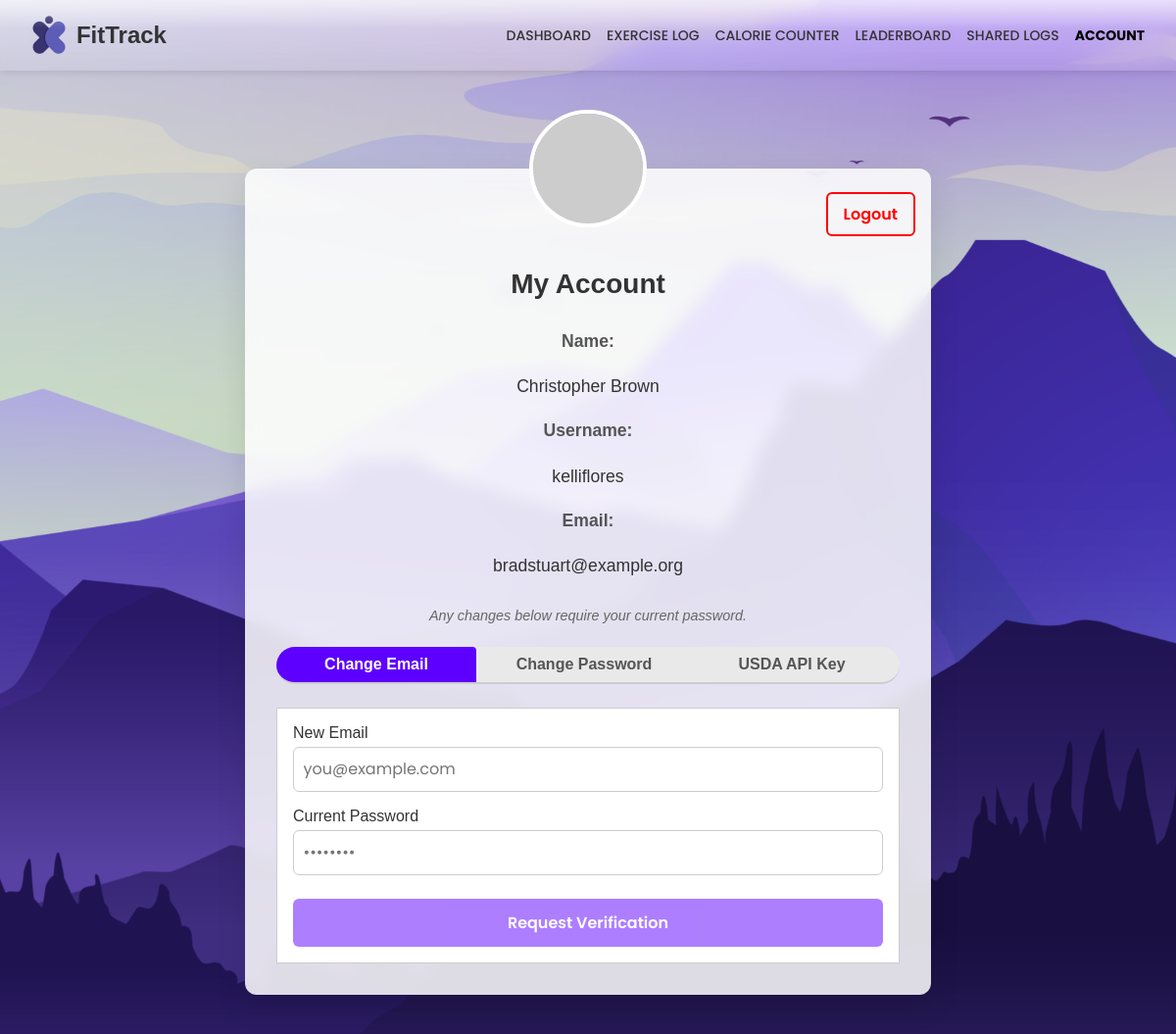
/account (signed in), run on the app's committed database.
### app/models.py (models this page shows)
class User(db.Model):
    __tablename__ = "user"
    id = db.Column(db.Integer, primary_key=True)
    username = db.Column(db.String(100), unique=True, nullable=False)
    full_name = db.Column(db.String(100), nullable=False)
    email = db.Column(db.String(100), unique=True, nullable=False)
    password = db.Column(db.String(100), nullable=False)
    team = db.Column(db.String(100), nullable=True)
    profile_img = db.Column(db.String(255), nullable=True)
    reset_token = db.Column(db.String(100), nullable=True)
    verification_token = db.Column(db.String(100), nullable=True)
    is_verified = db.Column(db.Boolean, default=False)
    email_change_token = db.Column(db.String(64), nullable=True)
    new_email_temp = db.Column(db.String(120), nullable=True)
    usda_api_key = db.Column(
        EncryptedType(
            db.String(128),
            _ENC_KEY,
            AesGcmEngine
        ),
        nullable=True,
        default="DEMO_KEY"
    )
    exercises = db.relationship('Exercise', backref='user', lazy=True)
    exercise_logs = db.relationship('ExerciseLog', backref='user', lazy=True)
    meal_logs = db.relationship('MealLog', backref='user', lazy=True)
    shared_logs = db.relationship('Share',
    foreign_keys='Share.user_id_sender',
    backref='sender',
    lazy=True)

### app/auth.py (the view)
@app.route('/account')
def account():
    if 'user_id' not in session:
        return redirect(url_for('login'))  # Force login if not logged in
    user_id = session['user_id']
    user = User.query.get(user_id)
    return render_template('account.html', user=user)

### app/templates/account.html (shortened to what this page needs)
{% extends "baselogin.html" %}
{% block head %}
  <link rel="stylesheet" href="{{ url_for('static', filename='css/account.css') }}">
{% endblock %}
{% block header %}
  {% include 'header.html' %}
{% endblock %}
{% block content %}
<div class="container-fluid account-page">
  <div class="account-card">
    <form action="{{ url_for('upload_avatar') }}" method="POST" enctype="multipart/form-data" class="avatar-wrapper">
      <label for="avatar-input">
        <img src="{{ url_for('static', filename=user.profile_img or 'images/avatar.webp') }}" alt="Profile avatar" class="avatar">
      </label>
    </form>
    <form action="{{ url_for('logout') }}" method="POST" onsubmit="return confirm('Are you sure you want to log out?')" class="logout-form">
      <button type="submit" class="btn-logout">Logout</button>
    </form>
    <h2 class="account-heading">My Account</h2>
    <div class="account-info">
      <p class="info-item"><strong>Name:</strong><br>{{ user.full_name }}</p>
      <p class="info-item"><strong>Username:</strong><br>{{ user.username }}</p>
      <p class="info-item"><strong>Email:</strong><br>{{ user.email }}</p>
    </div>
    <p class="info-note">Any changes below require your current password.</p>
    <ul class="tabs" role="tablist">
      <li class="tab-link active" data-tab="tab-email">Change Email</li>
      <li class="tab-link" data-tab="tab-password">Change Password</li>
      <li class="tab-link" data-tab="tab-usda">USDA API Key</li>
    </ul>
    <div id="tab-email" class="tab-content active">
      <form action="{{ url_for('settings') }}" method="POST">
        <div class="form-group">
          <label for="new_email">New Email</label>
          <input type="email" id="new_email" name="new_email" placeholder="you@example.com" required>
        </div>
        <div class="form-group">
          <label for="current_password_email">Current Password</label>
          <input type="password" id="current_password_email" name="current_password" placeholder="••••••••" required>
        </div>
        <button type="submit" class="btn" id="emailSubmitBtn" disabled>Request Verification</button>
      </form>
    </div>
  </div>
</div>
{% endblock %}

### app/templates/baselogin.html (shortened to what this page needs)
<!DOCTYPE html>
<html lang="en">
<head>
  <link rel="stylesheet" href="{{ url_for('static', filename='css/login_page.css') }}">
  <link rel="stylesheet" href="{{ url_for('static', filename='css/header.css') }}">
  <link rel="stylesheet" href="{{ url_for('static', filename='css/styles.css') }}">
  <link href="https://unpkg.com/boxicons@2.1.4/css/boxicons.min.css" rel="stylesheet">
  {% block head %}{% endblock %}
</head>
<body class="{% if request.endpoint in ['login', 'reset_pass', 'signup', 'usernamepassreset'] %}login{% endif %}">
  <img src="{{ url_for('static', filename='images/login-bg.png') }}" alt="Background" class="login__bg">
  {% block header %}{% endblock %}
  {% block content %}{% endblock %}
</body>
</html>

### app/templates/header.html (shortened to what this page needs)
<header class="main-header">
  <div class="logo">
    <a href="{{ url_for('dashboard') }}" style="display: flex; align-items: center; text-decoration: none;">
      <img src="{{ url_for('static', filename='images/fittracker_logo.png') }}" alt="FitTrack Logo" style="height: 40px; margin-right: 10px;">
      <span style="font-size: 24px; font-weight: bold; color: #333;">FitTrack</span>
    </a>
  </div>
    <nav>
      <ul class="nav-links">
        <li><a href="{{ url_for('dashboard') }}" class="{% if request.endpoint == 'dashboard' %}active{% endif %}">Dashboard</a></li>
        <li><a href="{{ url_for('exercise_log') }}" class="{% if request.endpoint == 'exercise_log' %}active{% endif %}">Exercise Log</a></li>
        <li><a href="{{ url_for('calorie_counter') }}" class="{% if request.endpoint == 'calorie_counter' %}active{% endif %}">Calorie Counter</a></li>
        <li><a href="{{ url_for('leaderboard') }}" class="{% if request.endpoint == 'leaderboard' %}active{% endif %}">Leaderboard</a></li>
        <li><a href="{{ url_for('share_logs') }}" class="{% if request.endpoint == 'share_logs' %}active{% endif %}">Shared Logs</a></li>
        <li><a href="{{ url_for('account') }}" class="{% if request.endpoint == 'account' or request.endpoint == 'settings' %}active{% endif %}">Account</a></li>
</ul>
    </nav>
</header>

### app/static/css/login_page.css (style rules this page uses)
:root { --white-color: hsl(0, 0%, 100%); --black-color: hsl(0, 0%, 0%); --body-font: "Poppins", sans-serif; --h1-font-size: 2rem; --normal-font-size: 1rem; --small-font-size: 0.813rem; }
* { box-sizing: border-box; padding: 0; margin: 0; }
body, input, button { font-family: var(--body-font); font-size: var(--normal-font-size); }
a { text-decoration: none; }
img { display: block; max-width: 100%; height: auto; }
.login__bg { position: absolute; width: 100%; height: 100%; object-fit: cover; object-position: center; }

### app/static/css/header.css (style rules this page uses)
.main-header { position: fixed; top: 0; left: 0; width: 100%; z-index: 1000; background: linear-gradient( to bottom, rgba(255,255,255,0.6) 0%, rgba(255,255,255,0.3) 40%, rgba(255,255,255,0.1) 100% ) !important; backdrop-filter: blur(12px) saturate(120%) !important; box-shadow: 0 2px 8px rgba(0,0,0,0.1) !important; border-bottom: none !important; overflow: hidden; }
.main-header::before { content: ""; position: absolute; top: 0; left: 0; width: 100%; height: 40%; background: linear-gradient( to bottom, rgba(255,255,255,0.4) 0%, rgba(255,255,255,0) 100% ); pointer-events: none; }

### app/static/css/styles.css (style rules this page uses)
* { margin: 0; padding: 0; box-sizing: border-box; }
body { font-family: Arial, sans-serif; background-color: #f9f9f9; color: #333; background-image: url("/static/images/login-bg.png"); background-size: cover; background-position: center; background-repeat: no-repeat; background-attachment: fixed; }
header { background-color: #ffffff; border-bottom: 1px solid #ccc; text-align: center; padding: 1rem 0; }
nav ul { list-style: none; display: inline-flex; gap: 1rem; }
nav ul li a { text-decoration: none; color: #333; font-weight: bold; transition: color 0.2s; }
button, .btn-link { margin-top: 0.5rem; padding: 0.4rem 0.8rem; background-color: #6200ee; color: white; border-radius: 6px; cursor: pointer; font-size: 0.9rem; font-family: 'Poppins', sans-serif; text-decoration: none; transition: background-color 0.8s ease, color 0.8s ease, border-color 0.8s ease; display: inline-block; }
.info-note { font-style: italic; color: #555; margin-bottom: 1.5rem; }
.tabs { list-style: none; padding: 0; display: flex; border-bottom: 2px solid #ccc; margin-bottom: 1rem; }
.tab-link { padding: 0.5rem 1rem; cursor: pointer; border: 1px solid transparent; margin-right: 0.5rem; border-top-left-radius: 4px; border-top-right-radius: 4px; }
.tab-content { display: none; border: 1px solid #ccc; padding: 1rem; background-color: #fff; }
.form-group { margin-bottom: 1rem; }
.form-group label { display: block; margin-bottom: 0.5rem; font-weight: bold; }
.form-group input { width: 100%; padding: 0.5rem; border: 1px solid #ccc; border-radius: 4px; }

### app/templates/header.html (style rules this page uses)
.login__bg { position: fixed; top: 0; left: 0; width: 100%; height: 100%; object-fit: cover; object-position: center; z-index: 0; }
header.main-header { display: flex; justify-content: space-between; align-items: center; position: sticky; top: 0; left: 0; width: 100%; z-index: 9999; background: rgba(255,255,255,0.2); backdrop-filter: saturate(180%) blur(10px); transition: background 0.3s ease, box-shadow 0.3s ease; padding: 1rem 2rem; }
.logo { display: flex; align-items: center; gap: 10px; font-family: 'Montserrat', sans-serif; font-size: 1.5rem; font-weight: 600; color: #333; text-decoration: none; }
.nav-links li a.active { color: #000; font-weight: 700; }
.nav-links li a { font-family: 'Poppins', sans-serif; font-size: 0.875rem; font-weight: 500; text-transform: uppercase; color: #333; text-decoration: none; transition: color 0.2s ease; }
.nav-links li a:hover, .nav-links li a.active { color: #000; }

### data on the page
User: full_name "Christopher Brown", username "kelliflores", email "bradstuart@example.org"
